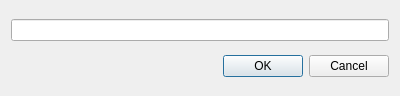
<?xml version="1.0" encoding="UTF-8"?>
<ui version="4.0">
 <class>lineInputDialog</class>
 <widget class="QDialog" name="lineInputDialog">
  <property name="geometry">
   <rect>
    <x>0</x>
    <y>0</y>
    <width>400</width>
    <height>96</height>
   </rect>
  </property>
  <property name="sizePolicy">
   <sizepolicy hsizetype="Fixed" vsizetype="Fixed">
    <horstretch>0</horstretch>
    <verstretch>0</verstretch>
   </sizepolicy>
  </property>
  <property name="windowTitle">
   <string>Dialog</string>
  </property>
  <layout class="QGridLayout" name="gridLayout">
   <item row="0" column="0">
    <widget class="QLineEdit" name="lineEdit"/>
   </item>
   <item row="1" column="0">
    <widget class="QDialogButtonBox" name="buttonBox">
     <property name="orientation">
      <enum>Qt::Horizontal</enum>
     </property>
     <property name="standardButtons">
      <set>QDialogButtonBox::Cancel|QDialogButtonBox::Ok</set>
     </property>
    </widget>
   </item>
  </layout>
 </widget>
 <resources/>
 <connections>
  <connection>
   <sender>buttonBox</sender>
   <signal>accepted()</signal>
   <receiver>lineInputDialog</receiver>
   <slot>accept()</slot>
   <hints>
    <hint type="sourcelabel">
     <x>248</x>
     <y>254</y>
    </hint>
    <hint type="destinationlabel">
     <x>157</x>
     <y>274</y>
    </hint>
   </hints>
  </connection>
  <connection>
   <sender>buttonBox</sender>
   <signal>rejected()</signal>
   <receiver>lineInputDialog</receiver>
   <slot>reject()</slot>
   <hints>
    <hint type="sourcelabel">
     <x>316</x>
     <y>260</y>
    </hint>
    <hint type="destinationlabel">
     <x>286</x>
     <y>274</y>
    </hint>
   </hints>
  </connection>
 </connections>
</ui>
